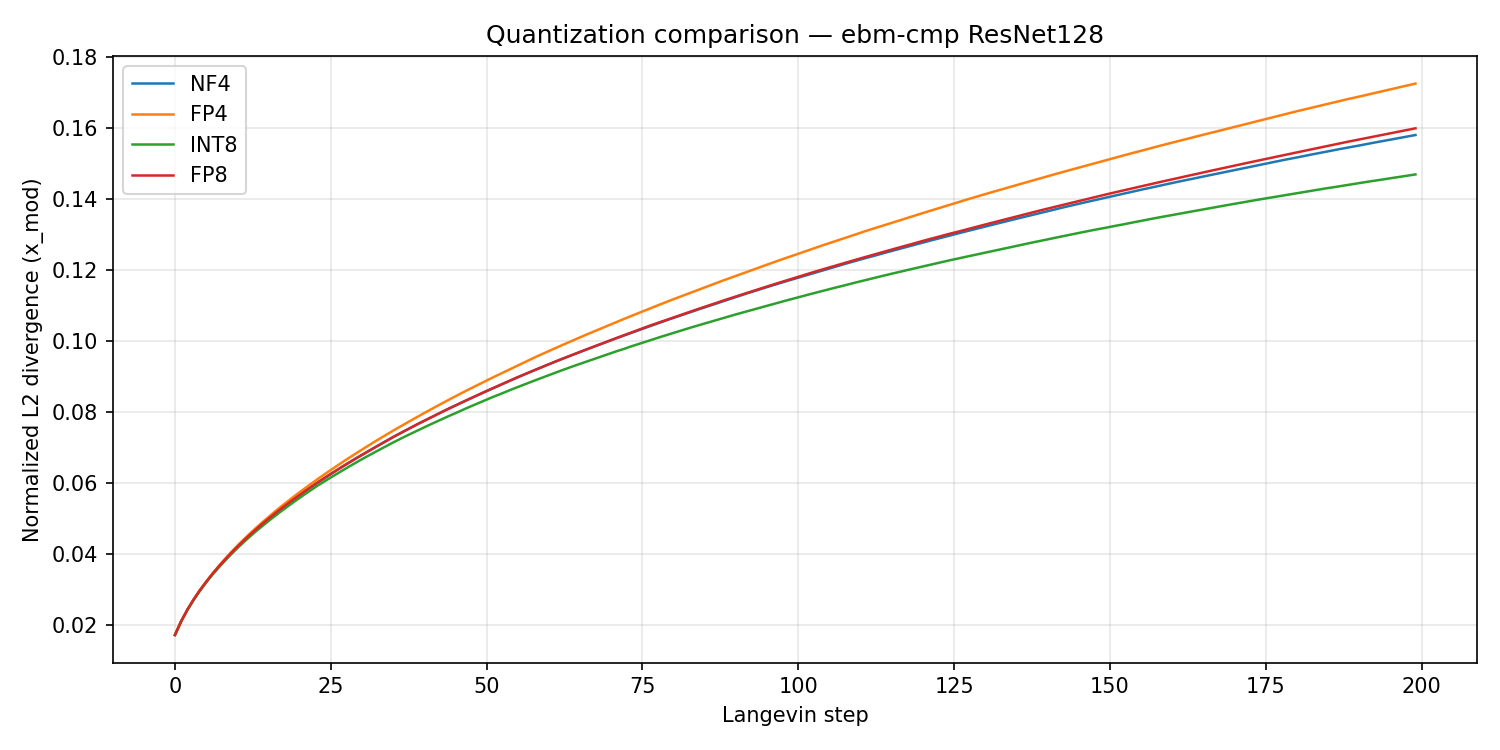

Here is the Python script that generated this plot:
"""
quant_comparison.py — Quantization comparison for ebm-cmp ResNet128 EBM model.

Mirrors the methodology from ebm-imp/quant_comparison.py and
ired_code_release_origin_claude:
- Runs Langevin sampling with original FP32 weights and 4 quantized variants
  (NF4, FP4, INT8, FP8) in parallel from the same initial state.
- Measures normalized L2 divergence of the x_mod trajectory at each step.
- Saves per-step metrics to quant_comparison.csv and a plot to quant_comparison.png.

Usage:
  python quant_comparison.py --num_steps 200 --step_lr 170 --batch_size 16
"""

import argparse
import csv
import os

import numpy as np
import torch
import torch.nn as nn
import torch.nn.functional as F

import matplotlib
matplotlib.use('Agg')
import matplotlib.pyplot as plt

import models_pt
from models_pt import ResNet128

# Optional bitsandbytes for NF4/FP4
try:
    import bitsandbytes as bnb
    BNB_AVAILABLE = True
except ImportError:
    BNB_AVAILABLE = False
    print("[compare-quant] Warning: bitsandbytes not found — NF4/FP4 will use simulated 4-bit quantization")

NOISE_STD = 0.005


# ---------------------------------------------------------------------------
# Tensor-level quantization helpers
# ---------------------------------------------------------------------------

def _quantize_tensor(t: torch.Tensor, quant_type: str) -> torch.Tensor:
    """Quantize a single tensor and dequantize back to original dtype."""
    orig_dtype = t.dtype

    if quant_type == 'fp8':
        t_fp8 = t.detach().to(torch.float8_e4m3fn)
        return t_fp8.to(orig_dtype).detach()

    elif quant_type == 'int8':
        t_f = t.detach().float()
        scale = t_f.abs().max() / 127.0
        t_int8 = (t_f / (scale + 1e-8)).round().clamp(-128, 127).to(torch.int8)
        t_dq = t_int8.float() * scale
        return t_dq.to(orig_dtype).detach()

    elif quant_type in ('nf4', 'fp4'):
        if BNB_AVAILABLE:
            t_f = t.detach().float().contiguous()
            if t_f.is_cuda and t_f.ndim >= 1:
                t_2d = t_f.reshape(1, -1) if t_f.ndim == 1 else t_f.reshape(t_f.shape[0], -1)
                try:
                    q, state = bnb.functional.quantize_4bit(t_2d, quant_type=quant_type)
                    t_dq = bnb.functional.dequantize_4bit(q, state, quant_type=quant_type)
                    return t_dq.reshape(t.shape).to(orig_dtype).detach()
                except Exception:
                    pass
        # Simulated 4-bit: uniform quantization to 16 levels
        t_f = t.detach().float()
        min_v, max_v = t_f.min(), t_f.max()
        t_norm = (t_f - min_v) / (max_v - min_v + 1e-8)
        t_q4 = (t_norm * 15.0).round() / 15.0
        t_dq = t_q4 * (max_v - min_v) + min_v
        return t_dq.to(orig_dtype).detach()

    raise ValueError(f"Unknown quant_type: {quant_type}")


def _get_tensor_data(v) -> torch.Tensor:
    """Extract the underlying tensor from a Parameter or plain tensor."""
    if isinstance(v, nn.Parameter):
        return v.data
    return v


def quantize_weights_dict(weights: dict, quant_type: str) -> dict:
    """Return a new weights dict with all conv and FC weight tensors quantized."""
    new_weights = {}
    for scope, grp in weights.items():
        new_grp = {}
        for key, val in grp.items():
            t = _get_tensor_data(val)
            if isinstance(t, torch.Tensor) and key in ('c', 'w') and t.ndim >= 2:
                q_data = _quantize_tensor(t, quant_type)
                # Preserve nn.Parameter wrapping so the model's forward sees same type
                if isinstance(val, nn.Parameter):
                    p = nn.Parameter(q_data, requires_grad=False)
                    new_grp[key] = p
                else:
                    new_grp[key] = q_data
            else:
                new_grp[key] = val
        new_weights[scope] = new_grp
    return new_weights


# ---------------------------------------------------------------------------
# Results saving
# ---------------------------------------------------------------------------

def _save_quant_results(quant_metrics: dict, quant_types: list, results_dir: str = '.'):
    os.makedirs(results_dir, exist_ok=True)

    csv_path = os.path.join(results_dir, 'quant_comparison.csv')
    steps = [m[0] for m in quant_metrics[quant_types[0]]]
    with open(csv_path, 'w', newline='') as f:
        writer = csv.writer(f)
        writer.writerow(['step'] + [f'normalized_l2_{qt}' for qt in quant_types])
        for i, s in enumerate(steps):
            row = [s] + [f"{quant_metrics[qt][i][1]:.6f}" for qt in quant_types]
            writer.writerow(row)
    print(f"[compare-quant] Saved per-step metrics to {csv_path}")

    fig, ax = plt.subplots(figsize=(10, 5))
    for qt in quant_types:
        x = [m[0] for m in quant_metrics[qt]]
        y = [m[1] for m in quant_metrics[qt]]
        ax.plot(x, y, linewidth=1.2, label=qt.upper())
    ax.set_xlabel('Langevin step')
    ax.set_ylabel('Normalized L2 divergence (x_mod)')
    ax.set_title('Quantization comparison — ebm-cmp ResNet128')
    ax.legend()
    ax.grid(True, alpha=0.3)
    plot_path = os.path.join(results_dir, 'quant_comparison.png')
    plt.tight_layout()
    plt.savefig(plot_path, dpi=150)
    plt.close(fig)
    print(f"[compare-quant] Saved plot to {plot_path}")

    print(f"\n[compare-quant] Summary Statistics (Langevin steps):")
    for qt in quant_types:
        nl2_vals = [m[1] for m in quant_metrics[qt]]
        arr = np.array(nl2_vals)
        label = qt.upper().rjust(4)
        print(f"  {label} — Min: {arr.min():.6f}  Max: {arr.max():.6f}  Mean: {arr.mean():.6f}  Std: {arr.std():.6f}")


# ---------------------------------------------------------------------------
# Main
# ---------------------------------------------------------------------------

def main():
    parser = argparse.ArgumentParser()
    parser.add_argument('--num_steps', type=int, default=200)
    parser.add_argument('--step_lr', type=float, default=170.0)
    parser.add_argument('--batch_size', type=int, default=16)
    parser.add_argument('--device', type=str, default='cuda' if torch.cuda.is_available() else 'cpu')
    parser.add_argument('--seed', type=int, default=42)
    parser.add_argument('--results_dir', type=str, default='.')
    parser.add_argument('--quant_types', type=str, default='nf4,fp4,int8,fp8')
    args = parser.parse_args()

    torch.manual_seed(args.seed)
    np.random.seed(args.seed)

    device = torch.device(args.device)
    quant_types = [qt.strip() for qt in args.quant_types.split(',')]

    # Build model + weights (same as imagenet_demo_pt.py)
    model = ResNet128(num_channels=3, num_filters=64)
    weights = model.construct_weights("context_0")

    # Move weights to device
    def _move_weights(w, dev):
        out = {}
        for scope, grp in w.items():
            new_grp = {}
            for key, val in grp.items():
                t = _get_tensor_data(val)
                if torch.is_tensor(t):
                    moved = t.to(dev)
                    new_grp[key] = nn.Parameter(moved, requires_grad=False) if isinstance(val, nn.Parameter) else moved
                else:
                    new_grp[key] = val
            out[scope] = new_grp
        return out

    weights = _move_weights(weights, device)

    # Randomize weights (no checkpoint available)
    def _randomize_weights(w):
        for grp in w.values():
            for key, val in grp.items():
                t = _get_tensor_data(val)
                if not (torch.is_tensor(t) and t.is_floating_point()):
                    continue
                with torch.no_grad():
                    if t.ndim >= 2:
                        nn.init.kaiming_normal_(t)
                    else:
                        t.normal_(0.0, 0.02)

    _randomize_weights(weights)

    # Build quantized weight dicts
    quant_weights = {}
    for qt in quant_types:
        quant_weights[qt] = quantize_weights_dict(weights, qt)
        print(f"[compare-quant] Created {qt} quantized weights for comparison")

    # Labels (model ignores them when models_pt.CCLASS=False, but keep for API parity)
    ls = np.random.permutation(1000)[:args.batch_size]
    labels = torch.from_numpy(np.eye(1000, dtype=np.float32)[ls]).to(device)

    # Initial x in NHWC [B, H, W, C] uniform (mirrors imagenet_demo_pt.py)
    x_init = torch.rand((args.batch_size, 128, 128, 3), device=device)

    def langevin_step(x_nhwc, w):
        # Add noise + convert to NCHW for model (mirrors imagenet_demo_pt.py)
        x_noisy = x_nhwc.detach() + torch.randn_like(x_nhwc) * NOISE_STD
        x_noisy.requires_grad_(True)
        x_nchw = x_noisy.permute(0, 3, 1, 2).contiguous()
        energy = model.forward(x_nchw, w, label=labels, reuse=True, stop_at_grad=False, stop_batch=True)
        energy_scalar = energy.sum() if energy.ndim != 0 else energy
        (x_grad,) = torch.autograd.grad(energy_scalar, x_noisy, create_graph=False)
        x_next = (x_noisy.detach() - args.step_lr * x_grad.detach()).clamp(0.0, 1.0)
        return x_next.detach()

    # Warmup step
    x_fp = langevin_step(x_init, weights)
    x_q = {qt: langevin_step(x_init, quant_weights[qt]) for qt in quant_types}

    quant_metrics = {qt: [] for qt in quant_types}

    print("Running quantization comparison...")
    for i in range(args.num_steps):
        x_fp = langevin_step(x_fp, weights)
        for qt in quant_types:
            x_q[qt] = langevin_step(x_q[qt], quant_weights[qt])
            norm_l2 = (torch.norm(x_q[qt] - x_fp) / (torch.norm(x_fp) + 1e-8)).item()
            quant_metrics[qt].append((i, norm_l2))

        if (i + 1) % 20 == 0:
            vals = "  ".join(f"{qt.upper()}={quant_metrics[qt][-1][1]:.4f}" for qt in quant_types)
            print(f"  step {i+1:4d}/{args.num_steps}: {vals}")

    _save_quant_results(quant_metrics, quant_types, results_dir=args.results_dir)


if __name__ == '__main__':
    main()
